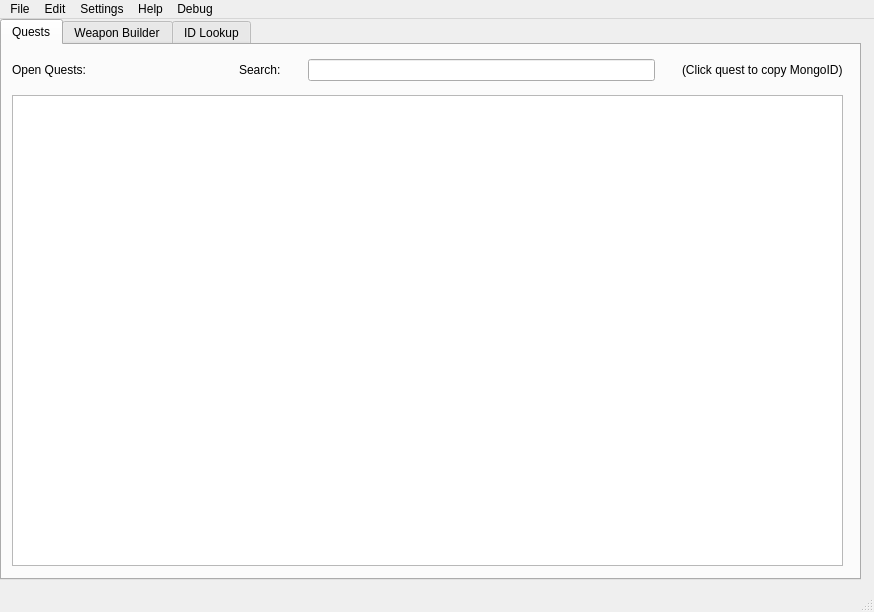
<?xml version="1.0" encoding="UTF-8"?>
<ui version="4.0">
 <class>MainGUI</class>
 <widget class="QMainWindow" name="MainGUI">
  <property name="windowModality">
   <enum>Qt::NonModal</enum>
  </property>
  <property name="enabled">
   <bool>true</bool>
  </property>
  <property name="geometry">
   <rect>
    <x>0</x>
    <y>0</y>
    <width>874</width>
    <height>612</height>
   </rect>
  </property>
  <property name="sizePolicy">
   <sizepolicy hsizetype="Fixed" vsizetype="Fixed">
    <horstretch>0</horstretch>
    <verstretch>0</verstretch>
   </sizepolicy>
  </property>
  <property name="minimumSize">
   <size>
    <width>0</width>
    <height>0</height>
   </size>
  </property>
  <property name="maximumSize">
   <size>
    <width>1080</width>
    <height>720</height>
   </size>
  </property>
  <property name="windowTitle">
   <string>SPT Trader Builder</string>
  </property>
  <property name="windowIcon">
   <iconset>
    <normaloff>data/icon.ico</normaloff>data/icon.ico</iconset>
  </property>
  <property name="tabShape">
   <enum>QTabWidget::Rounded</enum>
  </property>
  <widget class="QWidget" name="centralwidget">
   <property name="sizePolicy">
    <sizepolicy hsizetype="MinimumExpanding" vsizetype="MinimumExpanding">
     <horstretch>0</horstretch>
     <verstretch>0</verstretch>
    </sizepolicy>
   </property>
   <widget class="QTabWidget" name="main_tab">
    <property name="geometry">
     <rect>
      <x>0</x>
      <y>0</y>
      <width>861</width>
      <height>561</height>
     </rect>
    </property>
    <property name="font">
     <font>
      <family>Segoe UI</family>
     </font>
    </property>
    <property name="currentIndex">
     <number>0</number>
    </property>
    <widget class="QWidget" name="quest_tab">
     <attribute name="title">
      <string>Quests</string>
     </attribute>
     <widget class="QListWidget" name="questList">
      <property name="geometry">
       <rect>
        <x>10</x>
        <y>50</y>
        <width>831</width>
        <height>471</height>
       </rect>
      </property>
      <property name="font">
       <font>
        <family>Segoe UI</family>
       </font>
      </property>
      <property name="focusPolicy">
       <enum>Qt::NoFocus</enum>
      </property>
      <property name="wordWrap">
       <bool>false</bool>
      </property>
     </widget>
     <widget class="QWidget" name="gridLayoutWidget">
      <property name="geometry">
       <rect>
        <x>10</x>
        <y>10</y>
        <width>831</width>
        <height>31</height>
       </rect>
      </property>
      <layout class="QGridLayout" name="gridLayout">
       <property name="horizontalSpacing">
        <number>27</number>
       </property>
       <item row="0" column="1">
        <widget class="QLabel" name="label_4">
         <property name="text">
          <string>Search:</string>
         </property>
        </widget>
       </item>
       <item row="0" column="0">
        <widget class="QLabel" name="label">
         <property name="sizePolicy">
          <sizepolicy hsizetype="Preferred" vsizetype="Preferred">
           <horstretch>0</horstretch>
           <verstretch>0</verstretch>
          </sizepolicy>
         </property>
         <property name="minimumSize">
          <size>
           <width>200</width>
           <height>0</height>
          </size>
         </property>
         <property name="font">
          <font>
           <family>Segoe UI</family>
           <pointsize>9</pointsize>
          </font>
         </property>
         <property name="text">
          <string>Open Quests:</string>
         </property>
        </widget>
       </item>
       <item row="0" column="3">
        <widget class="QLabel" name="label_5">
         <property name="text">
          <string>(Click quest to copy MongoID)</string>
         </property>
        </widget>
       </item>
       <item row="0" column="2">
        <widget class="QLineEdit" name="questsearch"/>
       </item>
      </layout>
     </widget>
    </widget>
    <widget class="QWidget" name="wb_tab">
     <attribute name="title">
      <string>Weapon Builder</string>
     </attribute>
     <widget class="QTreeView" name="wb_treeview">
      <property name="geometry">
       <rect>
        <x>10</x>
        <y>30</y>
        <width>491</width>
        <height>501</height>
       </rect>
      </property>
     </widget>
     <widget class="QWidget" name="gridLayoutWidget_5">
      <property name="geometry">
       <rect>
        <x>510</x>
        <y>0</y>
        <width>341</width>
        <height>521</height>
       </rect>
      </property>
      <layout class="QGridLayout" name="gridLayout_5">
       <item row="6" column="0">
        <widget class="QPushButton" name="wb_removepart_button">
         <property name="text">
          <string>Remove Part</string>
         </property>
        </widget>
       </item>
       <item row="2" column="1">
        <widget class="QLineEdit" name="wb_itemid_edit"/>
       </item>
       <item row="2" column="0">
        <widget class="QLabel" name="label_2">
         <property name="toolTip">
          <string>&lt;html&gt;&lt;head/&gt;&lt;body&gt;&lt;p&gt;The Mongo ID associated with the weapon part.&lt;/p&gt;&lt;/body&gt;&lt;/html&gt;</string>
         </property>
         <property name="text">
          <string>Item ID</string>
         </property>
        </widget>
       </item>
       <item row="4" column="0">
        <widget class="QLabel" name="wb_modslot">
         <property name="toolTip">
          <string>&lt;html&gt;&lt;head/&gt;&lt;body&gt;&lt;p&gt;What slot will the part fill.&lt;/p&gt;&lt;/body&gt;&lt;/html&gt;</string>
         </property>
         <property name="text">
          <string>Mod Slot</string>
         </property>
        </widget>
       </item>
       <item row="3" column="1">
        <widget class="QLineEdit" name="wb_parentId_edit"/>
       </item>
       <item row="5" column="0">
        <widget class="QPushButton" name="wb_addpart_button">
         <property name="text">
          <string>Add Part</string>
         </property>
        </widget>
       </item>
       <item row="4" column="1">
        <widget class="QComboBox" name="wb_modslot_combo"/>
       </item>
       <item row="0" column="0">
        <widget class="QCheckBox" name="wb_base_check">
         <property name="toolTip">
          <string>&lt;html&gt;&lt;head/&gt;&lt;body&gt;&lt;p&gt;Is this the first part of an entire weapon? Use the lower reciever to begin.&lt;/p&gt;&lt;/body&gt;&lt;/html&gt;</string>
         </property>
         <property name="text">
          <string>Base Weapon?</string>
         </property>
        </widget>
       </item>
       <item row="3" column="0">
        <widget class="QLabel" name="wb_parentid">
         <property name="toolTip">
          <string>&lt;html&gt;&lt;head/&gt;&lt;body&gt;&lt;p&gt;The base weapon mongo ID. Click weapon or weapon part. in tree view to fill. eg. the lower reciever for an upper reciever (m4) or the handgaurd for a foregrip/rail.&lt;/p&gt;&lt;/body&gt;&lt;/html&gt;</string>
         </property>
         <property name="text">
          <string>Parent ID</string>
         </property>
        </widget>
       </item>
       <item row="1" column="0">
        <widget class="QLabel" name="wb_weaponname">
         <property name="toolTip">
          <string>&lt;html&gt;&lt;head/&gt;&lt;body&gt;&lt;p&gt;The name for the weapon as a whole for organization purposes.&lt;/p&gt;&lt;/body&gt;&lt;/html&gt;</string>
         </property>
         <property name="text">
          <string>Weapon Name</string>
         </property>
        </widget>
       </item>
       <item row="1" column="1">
        <widget class="QLineEdit" name="wb_weaponname_edit"/>
       </item>
      </layout>
     </widget>
     <widget class="QLabel" name="label_3">
      <property name="geometry">
       <rect>
        <x>10</x>
        <y>10</y>
        <width>111</width>
        <height>16</height>
       </rect>
      </property>
      <property name="font">
       <font>
        <family>Segoe UI</family>
        <pointsize>9</pointsize>
       </font>
      </property>
      <property name="text">
       <string>Weapons:</string>
      </property>
     </widget>
    </widget>
    <widget class="QWidget" name="tab">
     <attribute name="title">
      <string>ID Lookup</string>
     </attribute>
     <widget class="QWidget" name="gridLayoutWidget_2">
      <property name="geometry">
       <rect>
        <x>10</x>
        <y>10</y>
        <width>831</width>
        <height>31</height>
       </rect>
      </property>
      <layout class="QGridLayout" name="gridLayout_2">
       <property name="horizontalSpacing">
        <number>27</number>
       </property>
       <item row="0" column="1">
        <widget class="QLineEdit" name="fld_idlookup"/>
       </item>
       <item row="0" column="0">
        <widget class="QLabel" name="label_6">
         <property name="text">
          <string>Search (regex, case insensitive):</string>
         </property>
        </widget>
       </item>
      </layout>
     </widget>
     <widget class="QTableWidget" name="id_table">
      <property name="geometry">
       <rect>
        <x>10</x>
        <y>60</y>
        <width>831</width>
        <height>440</height>
       </rect>
      </property>
      <property name="sizeAdjustPolicy">
       <enum>QAbstractScrollArea::AdjustToContents</enum>
      </property>
      <property name="selectionBehavior">
       <enum>QAbstractItemView::SelectItems</enum>
      </property>
      <property name="textElideMode">
       <enum>Qt::ElideRight</enum>
      </property>
      <attribute name="horizontalHeaderVisible">
       <bool>true</bool>
      </attribute>
      <attribute name="horizontalHeaderDefaultSectionSize">
       <number>250</number>
      </attribute>
      <column>
       <property name="text">
        <string>id</string>
       </property>
      </column>
      <column>
       <property name="text">
        <string>data</string>
       </property>
      </column>
      <column>
       <property name="text">
        <string>type</string>
       </property>
      </column>
     </widget>
     <widget class="QLabel" name="lbl_items_status">
      <property name="geometry">
       <rect>
        <x>10</x>
        <y>504</y>
        <width>831</width>
        <height>20</height>
       </rect>
      </property>
      <property name="text">
       <string>No items.json loaded - import items in Settings.</string>
      </property>
     </widget>
    </widget>
   </widget>
  </widget>
  <widget class="QStatusBar" name="statusBar">
   <property name="sizeGripEnabled">
    <bool>true</bool>
   </property>
  </widget>
  <widget class="QMenuBar" name="menubar">
   <property name="geometry">
    <rect>
     <x>0</x>
     <y>0</y>
     <width>874</width>
     <height>22</height>
    </rect>
   </property>
   <property name="defaultUp">
    <bool>false</bool>
   </property>
   <property name="nativeMenuBar">
    <bool>true</bool>
   </property>
   <widget class="QMenu" name="menuSettings">
    <property name="title">
     <string>Settings</string>
    </property>
    <addaction name="actionSettingsMenu"/>
   </widget>
   <widget class="QMenu" name="menuHelp">
    <property name="title">
     <string>Help</string>
    </property>
    <addaction name="actionAbout"/>
    <addaction name="actionUpdateCheck"/>
   </widget>
   <widget class="QMenu" name="menuFile">
    <property name="title">
     <string>File</string>
    </property>
    <addaction name="actionQuest_Builder"/>
    <addaction name="actionAssort_Builder"/>
    <addaction name="separator"/>
    <addaction name="actionImport_Quests"/>
    <addaction name="actionExport_Queued_Quests"/>
    <addaction name="separator"/>
    <addaction name="separator"/>
    <addaction name="actionExit"/>
   </widget>
   <widget class="QMenu" name="menuEdit">
    <property name="title">
     <string>Edit</string>
    </property>
    <addaction name="actionEdit_Tracked_Data_Files_locale_quest"/>
    <addaction name="separator"/>
    <addaction name="actionEdit_Selected_Quest"/>
    <addaction name="actionRemove_Selected_Quest"/>
    <addaction name="actionCreate_locale_from_Quest_JSON"/>
   </widget>
   <widget class="QMenu" name="menuDebug">
    <property name="title">
     <string>Debug</string>
    </property>
    <addaction name="actionAdd_queued_to_open_list"/>
    <addaction name="actionAnalyze_CC_subtypes"/>
    <addaction name="separator"/>
    <addaction name="actionGet_all_children_of_parent_ID"/>
   </widget>
   <addaction name="menuFile"/>
   <addaction name="menuEdit"/>
   <addaction name="menuSettings"/>
   <addaction name="menuHelp"/>
   <addaction name="menuDebug"/>
  </widget>
  <action name="actionAbout">
   <property name="text">
    <string>About</string>
   </property>
  </action>
  <action name="actionSettingsMenu">
   <property name="enabled">
    <bool>true</bool>
   </property>
   <property name="text">
    <string>Edit Settings...</string>
   </property>
  </action>
  <action name="actionExit">
   <property name="text">
    <string>Exit</string>
   </property>
  </action>
  <action name="actionUpdateCheck">
   <property name="text">
    <string>Check for Updates</string>
   </property>
  </action>
  <action name="actionQuest_Builder">
   <property name="text">
    <string>Quest Builder</string>
   </property>
  </action>
  <action name="actionAssort_Builder">
   <property name="text">
    <string>Assort Builder</string>
   </property>
  </action>
  <action name="actionExport_Queued_Quests">
   <property name="text">
    <string>Export Quests</string>
   </property>
  </action>
  <action name="actionView_Queued_Quests">
   <property name="text">
    <string>View Queued Quests</string>
   </property>
  </action>
  <action name="actionAdd_queued_to_open_list">
   <property name="text">
    <string>Add queued to open list</string>
   </property>
  </action>
  <action name="actionImport_Quests">
   <property name="text">
    <string>Import Quests</string>
   </property>
  </action>
  <action name="actionEdit_Selected_Quest">
   <property name="text">
    <string>Edit Selected Quest</string>
   </property>
  </action>
  <action name="actionRemove_Selected_Quest">
   <property name="text">
    <string>Remove Selected Quest</string>
   </property>
  </action>
  <action name="actionAnalyze_CC_subtypes">
   <property name="text">
    <string>Analyze CC subtypes</string>
   </property>
  </action>
  <action name="actionCreate_locale_from_Quest_JSON">
   <property name="text">
    <string>Create locale from Quest JSON</string>
   </property>
  </action>
  <action name="actionGet_all_children_of_parent_ID">
   <property name="text">
    <string>Get all children of parent ID</string>
   </property>
  </action>
  <action name="actionEdit_Tracked_Data_Files_locale_quest">
   <property name="text">
    <string>Edit Tracked Data Files (locale/quest)</string>
   </property>
  </action>
 </widget>
 <resources/>
 <connections/>
</ui>
